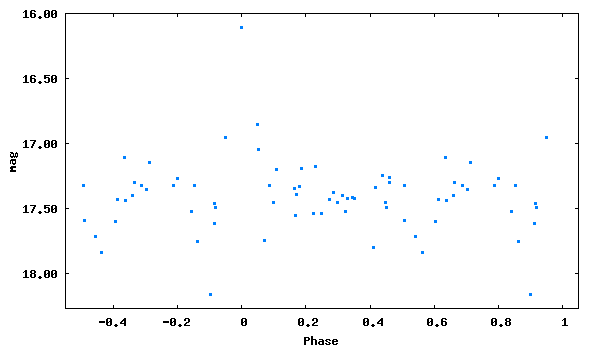

Write gnuplot code to recreate this figure.
set term png size 600,350 medium
set colors classic
set output 'phase_lc_6.png'
set xlabel 'Phase'
set ylabel 'mag'
#set title 'JDmax = 2446265.50700 + 4.5089322 x E'
set format y '%5.2f'
plot [-0.55:1.05][18.27:16.00] "phase_lc_6.dat" linecolor 3 pointtype 5 pointsize 0.3 title ""
